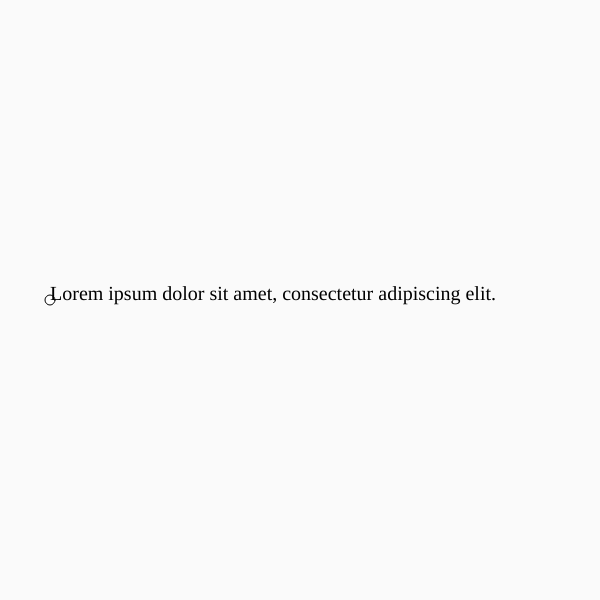
Frame 1 (no input)
Frame 60 (no input): identical to frame 1, image omitted
Frame 120 (the mouse pressed at the canvas centre since frame 60): identical to frame 1, image omitted

The p5.js sketch that drew this single still picture (run headless with seeded random() and noise() and a simulated clock; from frame 60 on, the mouse is pressed at the canvas centre):

// p5.js sketch
// ── sketch.js
let fontRegular, fontItalic;
let sampleText;

function setup() {
  createCanvas(600, 600);
  textFont("Georgia");
  textSize(20);

  // 1st parameter: LEFT, CENTER, or RIGHT
  // 2nd parameter: TOP, BOTTOM, CENTER, or BASELINE
  //textAlign(LEFT, BASELINE);
  //textStyle(ITALIC); //NORMAL, ITALIC, BOLD or BOLDITALIC
  sampleText = "Lorem ipsum dolor sit amet, consectetur adipiscing elit.";
}

function draw() {
  background(250);
  let x = 50;
  let y = height * 0.5;
  ellipse(50, height * 0.5, 10, 10);
  text(sampleText, x, y);
}
